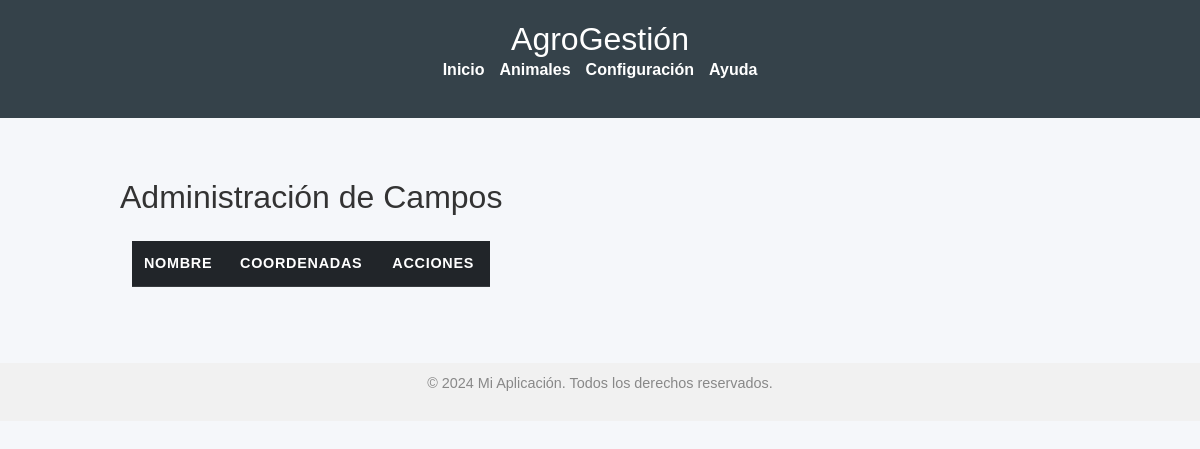
The page /admin_campos/ on the database as committed earlier.
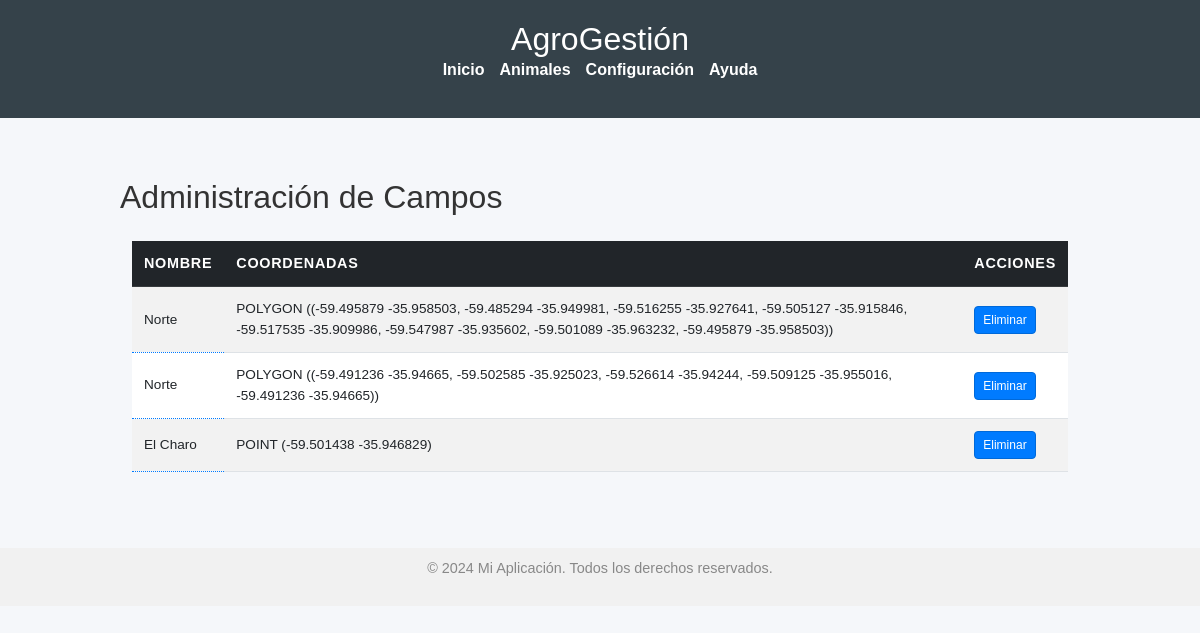
The same page on the database as committed later.
### ganaderia/models.py (models this page shows, shortened)
class Campo(models.Model):
    name = models.CharField(max_length=200)
    geometria = models.TextField()  # Almacena la geometría como texto (WKT o GeoJSON)

### ganaderia/views.py (the view)
# urls.py: path('admin_campos/', admin_campos, name='admin_campos'),
def admin_campos(request):
    campos_list = Campo.objects.all()
    return render(request, 'admin_campos.html', {'campos_list': campos_list})

### ganaderia/templates/admin_campos.html (shortened to what this page needs)
{% extends "base.html" %}
{% block content %}
      <div class="panel-container">
            <section class="panel" id="campo-panel">
                  <h2>Administración de Campos</h2>
                  <div id="list-animales">
                      <div class="container mt-4">
                          <div class="table-responsive">
                              <table class="table table-striped table-hover align-middle animal-grid" id="campoTable">
                                  <thead class="table-dark">
                                      <tr>
                                          <th>Nombre</th>
                                          <th>Coordenadas</th>
                                          <th>Acciones</th>
                                      </tr>
                                  </thead>
                                  <tbody>
                                      {% for campo in campos_list%}
                                        <tr data-campo-id="{{ campo.id }}">
                                            <td class="editable" data-field="name">{{ campo.name }} </td>
                                            <td data-field="geometria">{{ campo.geometria }} </td>
                                            <td>
                                                <button class="btn btn-danger btn-sm" onclick="confirmDelete({{ campo.id }})" >Eliminar</button>
                                            </td>
                                        </tr>
                                      {% endfor %}
                                  </tbody>
                              </table>
                          </div>
                      </div>
                  </div>
            </section>
      </div>
{% endblock %}

Rows that differ between the two databases and show on the page:
added Campo: name "Norte", geometria "POLYGON ((-59.495879 -35.958503, -59.485294 -35.949981, -59.516255 -35.927641, -59.505127 -35.915846, -59.517535 -35.909986, -59.547987 -35.935602, -59.501089 -35.963232, -59.495879 -35.958503))"
added Campo: name "Norte", geometria "POLYGON ((-59.491236 -35.94665, -59.502585 -35.925023, -59.526614 -35.94244, -59.509125 -35.955016, -59.491236 -35.94665))"
added Campo: name "El Charo", geometria "POINT (-59.501438 -35.946829)"
